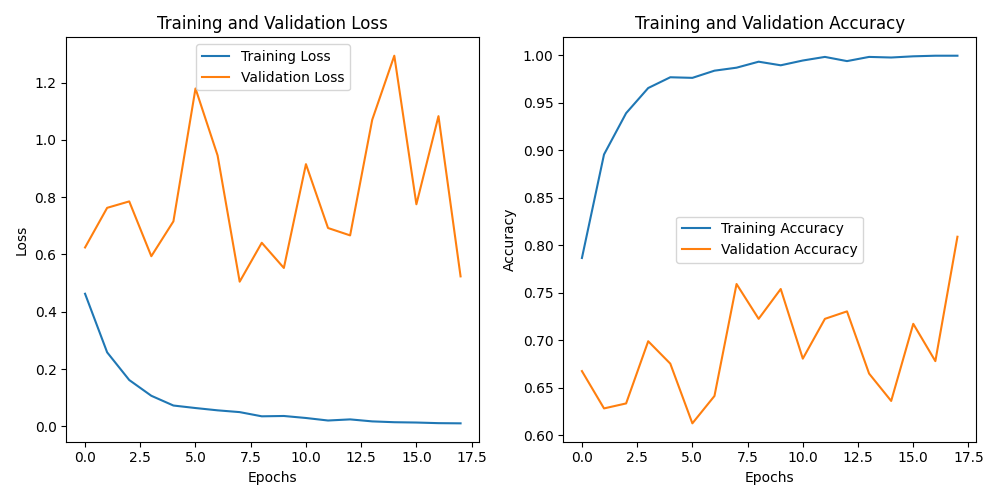

Recreate this plot in Python.
from tensorflow.keras.models import Sequential
from tensorflow.keras.layers import Conv2D, MaxPooling2D, Flatten, Dense, Dropout
from tensorflow.keras.callbacks import EarlyStopping
from tensorflow.keras.optimizers import Adam
from tensorflow.keras.preprocessing.image import ImageDataGenerator
import matplotlib.pyplot as plt
from sklearn.metrics import accuracy_score, precision_score, recall_score, f1_score, classification_report, confusion_matrix

# 이미지 데이터 경로 설정
train_data_dir = 'Quantuam_AI/trainData3'
validation_data_dir = 'Quantuam_AI/validationData'
test_data_dir = 'Quantuam_AI/testData'  # 테스트 데이터 경로

# 이미지 데이터 로드 (증강된 데이터)
test_datagen = ImageDataGenerator(rescale=1./255)

# 이미지 데이터 로드
img_width, img_height = 150, 150
batch_size = 32
epochs = 20

# train_generator, validation_generator, test_generator 정의
train_generator = test_datagen.flow_from_directory(
    train_data_dir,
    target_size=(img_width, img_height),
    batch_size=batch_size,
    class_mode='binary'
)

validation_generator = test_datagen.flow_from_directory(
    validation_data_dir,
    target_size=(img_width, img_height),
    batch_size=batch_size,
    class_mode='binary'
)

test_generator = test_datagen.flow_from_directory(
    test_data_dir,
    target_size=(img_width, img_height),
    batch_size=batch_size,
    class_mode='binary'
)
# CNN 모델 구성
model = Sequential()
model.add(Conv2D(32, (3, 3), input_shape=(img_width, img_height, 3), activation='relu'))
model.add(MaxPooling2D(pool_size=(2, 2)))

model.add(Conv2D(64, (3, 3), activation='relu'))
model.add(MaxPooling2D(pool_size=(2, 2)))

model.add(Flatten())
model.add(Dense(128, activation='relu'))

# 출력 뉴런 수를 1로 변경하고 활성화 함수를 sigmoid로 변경
model.add(Dense(1, activation='sigmoid'))

# 모델 컴파일
optimizer = Adam(learning_rate=0.01)
model.compile(loss='binary_crossentropy', optimizer=optimizer, metrics=['accuracy'])

# 모델 훈련
early_stopping = EarlyStopping(monitor='val_loss', patience=10, restore_best_weights=True)

history = model.fit(
    train_generator,
    epochs=epochs,
    validation_data=validation_generator,
    callbacks=[early_stopping]
)

# 테스트 데이터에 대한 실제 레이블
y_true = validation_generator.classes

# 테스트 데이터에 대한 예측
y_pred = model.predict(validation_generator)

# 이진 분류이므로 threshold를 설정하여 이진 분류로 변환
threshold = 0.5
y_pred_binary = (y_pred > threshold).astype(int)

# 추가적인 성능 지표 계산
accuracy = accuracy_score(y_true, y_pred_binary)
precision = precision_score(y_true, y_pred_binary, zero_division=0)
recall = recall_score(y_true, y_pred_binary, zero_division=0)
f1 = f1_score(y_true, y_pred_binary, zero_division=0)
conf_matrix = confusion_matrix(y_true, y_pred_binary)

# 클래스 0에 대한 정밀도, 재현율, F1 점수 출력
precision_class_0 = precision_score(y_true, y_pred_binary, pos_label=0, zero_division=0)
recall_class_0 = recall_score(y_true, y_pred_binary, pos_label=0, zero_division=0)
f1_class_0 = f1_score(y_true, y_pred_binary, pos_label=0, zero_division=0)

# 출력
print(f'Test Accuracy: {accuracy}')
print(f'Test Precision: {precision}')
print(f'Test Recall: {recall}')
print(f'Test F1 Score: {f1}')
print('Test Confusion Matrix:')
print(conf_matrix)

# 클래스 0에 대한 성능 지표 출력
print(f'Precision for Class 0: {precision_class_0}')
print(f'Recall for Class 0: {recall_class_0}')
print(f'F1 Score for Class 0: {f1_class_0}')

print('Test Classification Report:')
print(classification_report(y_true, y_pred_binary))

# 훈련 및 검증 손실 그래프로 표시
plt.figure(figsize=(12, 5))

plt.subplot(1, 2, 1)
plt.plot(history.history['loss'], label='Training Loss')
plt.plot(history.history['val_loss'], label='Validation Loss')
plt.title('Training and Validation Loss')
plt.xlabel('Epochs')
plt.ylabel('Loss')
plt.legend()

plt.subplot(1, 2, 2)
plt.plot(history.history['accuracy'], label='Training Accuracy')
plt.plot(history.history['val_accuracy'], label='Validation Accuracy')
plt.title('Training and Validation Accuracy')
plt.xlabel('Epochs')
plt.ylabel('Accuracy')
plt.legend()

plt.tight_layout()
plt.show()
